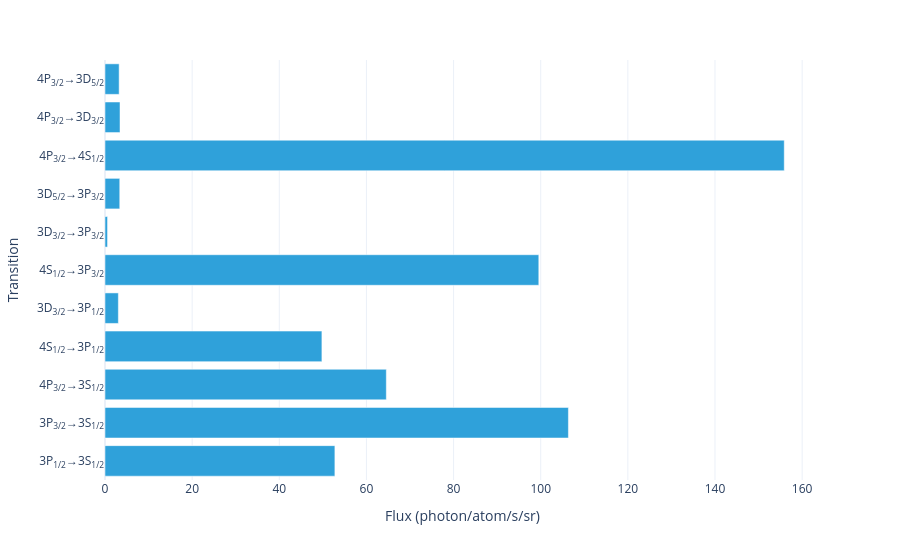

Source (notebook cell):
### Code cell
model.total_flux(sol).visualize()

### Figure 1 — Plotly figure (JSON) as saved in the notebook; plotly's stock layout.template omitted (floating-point values rounded to 4 significant figures)
{"data": [{"hovertemplate": "Flux (photon/atom/s/sr)=%{x}<br>Transition=%{y}<extra></extra>", "legendgroup": "", "marker": {"color": "#2fa1da", "pattern": {"shape": ""}}, "name": "", "orientation": "h", "showlegend": false, "textposition": "auto", "type": "bar", "x": [52.76, 106.4, 64.56, 49.78, 3.063, 99.56, 0.5822, 3.386, 155.9, 3.451, 3.244], "xaxis": "x", "y": ["3P<sub>1/2</sub>→3S<sub>1/2</sub>", "3P<sub>3/2</sub>→3S<sub>1/2</sub>", "4P<sub>3/2</sub>→3S<sub>1/2</sub>", "4S<sub>1/2</sub>→3P<sub>1/2</sub>", "3D<sub>3/2</sub>→3P<sub>1/2</sub>", "4S<sub>1/2</sub>→3P<sub>3/2</sub>", "3D<sub>3/2</sub>→3P<sub>3/2</sub>", "3D<sub>5/2</sub>→3P<sub>3/2</sub>", "4P<sub>3/2</sub>→4S<sub>1/2</sub>", "4P<sub>3/2</sub>→3D<sub>3/2</sub>", "4P<sub>3/2</sub>→3D<sub>5/2</sub>"], "yaxis": "y"}], "layout": {"barmode": "relative", "legend": {"title": {}, "tracegroupgap": 0}, "margin": {"t": 60}, "xaxis": {"anchor": "y", "domain": [0, 1], "title": {"text": "Flux (photon/atom/s/sr)"}}, "yaxis": {"anchor": "x", "domain": [0, 1], "title": {"text": "Transition"}}}}
